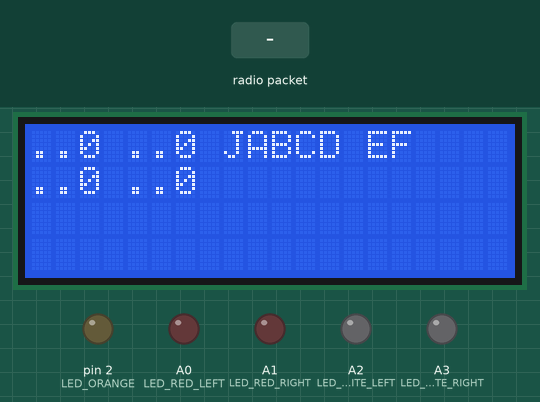
Simulated run of this sketch. Board: Arduino Uno, built with avr-gcc and run on an emulated ATmega328P. Parts: 20×4 character LCD, output pins drawn as LEDs (lit = HIGH). The inputs (shaded band) are chosen by the test bench. No radio packets arrive unless stated; what the sketch prints to the serial monitor is not drawn.

Above: at 1.2 s.
1.3 s: radio packet "1" arrives
At 1.7 s:
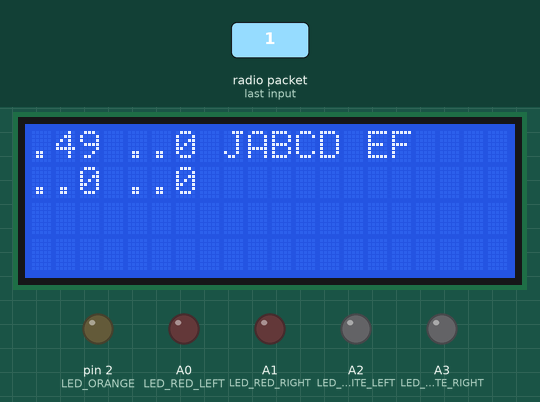
2.8 s: radio packet "0" arrives
4.4 s: radio packet "2" arrives
At 5.7 s:
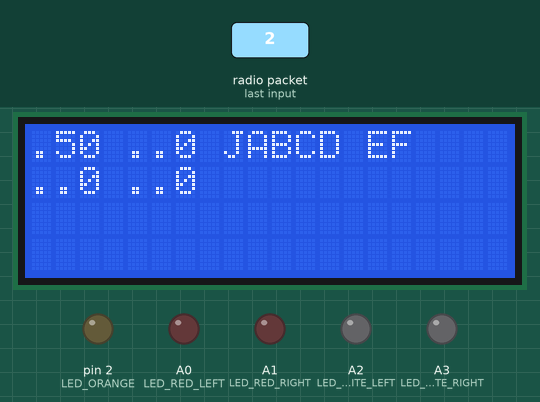
Timing chart, 0 to 7.4 s (numbered marks = the images above; inputs shaded):
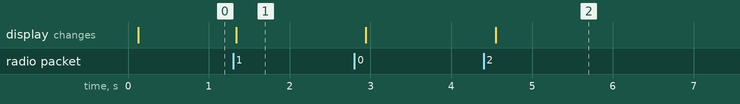

Measured:
- after the input at 1.3 s, the display: changes at once (image 1)
- after the input at 4.4 s, the display: changes after 0.15 s (image 2)

The sketch:

tank.ino
```cpp
/*
	Vitaliy Polyakov (C), polyakov.vs@mail.ru, 2024.
*/

// Подключение модуля радиоуправления nRF24L01
#include <SPI.h>
#include "nRF24L01.h"
#include "RF24.h"

// Подключение модуля LCD1602
#include <Wire.h>
#include <LiquidCrystal_I2C.h>

// Объявление пинов светодиодов
#define LED_ORANGE 2
#define LED_WHITE_LEFT A2
#define LED_WHITE_RIGHT A3
#define LED_RED_LEFT A0
#define LED_RED_RIGHT A1

// Создание и настройка радиомодуля nRF24L01 на пинах 9 и 10
RF24 radio(9, 10);
// Объявление массива принятых данных
byte recieved_data[11];
// Перечень возможных номеров труб
byte address[][6] = { "1Node", "2Node", "3Node", "4Node", "5Node", "6Node" };

// Объявление модуля lcd (LCD1602)
LiquidCrystal_I2C lcd(0x27, 20, 4);

// Настройка джойстика
// Среднее положение джойстика по осям X и Y
byte joyMidX;
byte joyMidY;
// Текущее положение джойстика по осям X и Y
byte joyCurX;
byte joyCurY;
// Разброс среднего положения джойстика mid +/- 5
byte joySpread = 5;
// состояние кнопки джойстика (0, 1)
byte joySwitch;
// Состояние кнопок A..D joystick shield (0, 1)
byte joyBtnA;
byte joyBtnB;
byte joyBtnC;
byte joyBtnD;
// Состояние кнопок E..F joystick shield (0, 1)
byte joyBtnE;
byte joyBtnF;

// Переменная mnpEnable (manipulator enable) управляет режимом работы робота:
// false - джойстик управляет двигателями, true - джойстик управляет
// манипулятором. Изменение режима происходит по нажатию на джойстик.
bool mnpEnable = false;
bool mnpLedFlag = false;

// Частота обновления дисплея LCD1602
// 250 микросекунд (10 раз в секунду)
unsigned long lcdTimer;
unsigned long lcdDelay = 100;

unsigned long joySwitchTimer;
unsigned long joySwitchDelay = 250;

unsigned long ledBlinkTimer;
unsigned long ledBlinkDelay = 250;

void setup() {
  Serial.begin(9600);

  // Настройка работы пинов светодиодов
  pinMode(LED_ORANGE, OUTPUT);
  pinMode(LED_WHITE_LEFT, OUTPUT);
  pinMode(LED_WHITE_RIGHT, OUTPUT);
  pinMode(LED_RED_LEFT, OUTPUT);
  pinMode(LED_RED_RIGHT, OUTPUT);

  // Настройка радиомодуля nRF24L01
  //Активировать модуль
  radio.begin();
  // Режим подтверждения приёма: 1 вкл, 0 выкл
  radio.setAutoAck(1);
  // Время между попыткой достучаться, число попыток
  radio.setRetries(0, 15);
  // Разрешить отсылку данных в ответ на входящий сигнал
  radio.enableAckPayload();
  // Размер пакета, в байтах
  radio.setPayloadSize(32);
  // Слушаем трубу 0
  radio.openReadingPipe(1, address[0]);
  // Выбираем канал (в котором нет шумов!)
  radio.setChannel(0x60);
  // Уровень мощности передатчика (RF24_PA_MIN, RF24_PA_LOW, RF24_PA_HIGH,
  // RF24_PA_MAX)
  radio.setPALevel(RF24_PA_MAX);
  // Скорость обмена (RF24_2MBPS, RF24_1MBPS, RF24_250KBPS) должна быть
  // одинакова на приёмнике и передатчике. При самой низкой скорости имеем
  // самую высокую чувствительность (дальность)
  radio.setDataRate(RF24_250KBPS);
  // Начать работу
  radio.powerUp();
  // Начинаем слушать эфир (мы приёмный модуль)
  radio.startListening();

  // Инициализация модуля LCD1602
  lcd.init();
  lcd.backlight();
}

void loop() {
  // Получаем данные с джойстика через радиомодуль nRF24L01
  byte pipeNo;
  while (radio.available(&pipeNo)) {  // есть входящие данные
    // чиатем входящий сигнал
    radio.read(&recieved_data, sizeof(recieved_data));
  }

  // Извлечение данных из полученного пакета
  joyMidX = recieved_data[0];
  joyMidY = recieved_data[1];
  joyCurX = recieved_data[2];
  joyCurY = recieved_data[3];
  joySwitch = recieved_data[4];
  joyBtnA = recieved_data[5];
  joyBtnB = recieved_data[6];
  joyBtnC = recieved_data[7];
  joyBtnD = recieved_data[8];
  joyBtnE = recieved_data[9];
  joyBtnF = recieved_data[10];

  // Отображение на дисплее LCD1602 полученных данных
  displayJoyData();

  // Переключение режима работы манипулятора по нажатию джойстика
  if ((joySwitch) && (millis() - joySwitchTimer > joySwitchDelay)) {
    joySwitchTimer = millis();
    mnpEnable = !mnpEnable;
  }

  if (mnpEnable) {
    // Работает манипулятор


    // Манипулятор мигаем оранжевым светодиодом
    if (millis() - ledBlinkTimer > ledBlinkDelay) {
      mnpLedFlag = !mnpLedFlag;
      digitalWrite(LED_ORANGE, mnpLedFlag);
      ledBlinkTimer = millis();
    }
  } else {
    // Работают двигатели шасси
    digitalWrite(LED_ORANGE, LOW);


  }
}

void displayJoyData() {
  // Отображение данных, полученных с джойстика через радиомодуль nRF24L01
  // на дисплее LCD1602. Формат вывода данных (две строки по 16 символов):
  // первая строка: joyMidX, joyMidY, joySwitch, наименования кнопок A..D, E..F
  // вторая строка: joyCurX, joyCurY, значения (положения кнопок), 0 или 1

  if (millis() - lcdTimer > lcdDelay) {
    // Формирование первой строки (16 символов) для вывода на LCD1602
    String str1 = "";
    if (joyMidX < 10) {
      str1 = "..";
    } else if ((joyMidX > 10) && (joyMidX < 100)) {
      str1 = ".";
    }
    str1 = str1 + joyMidX;
    str1 = str1 + " ";
    if (joyMidY < 10) {
      str1 = str1 + "..";
    } else if ((joyMidY > 10) && (joyMidY < 100)) {
      str1 = str1 + ".";
    }
    str1 = str1 + joyMidY;
    str1 = str1 + " JABCD EF";

    // Формирование второй строки (16 символов) для вывода на LCD1602
    String str2 = "";
    if (joyCurX < 10) {
      str2 = "..";
    } else if ((joyCurX > 10) && (joyCurX < 100)) {
      str2 = ".";
    }
    str2 = str2 + joyCurX;
    str2 = str2 + " ";
    if (joyCurY < 10) {
      str2 = str2 + "..";
    } else if ((joyCurY > 10) && (joyCurY < 100)) {
      str2 = str2 + ".";
    }
    str2 = str2 + joyCurY;
    str2 = str2 + " ";

    if (joySwitch > 0) {
      str2 = str2 + "*";
    } else {
      str2 = str2 + " ";
    }

    if (joyBtnA > 0) {
      str2 = str2 + "*";
    } else {
      str2 = str2 + " ";
    }

    if (joyBtnB > 0) {
      str2 = str2 + "*";
    } else {
      str2 = str2 + " ";
    }

    if (joyBtnC > 0) {
      str2 = str2 + "*";
    } else {
      str2 = str2 + " ";
    }

    if (joyBtnD > 0) {
      str2 = str2 + "*";
    } else {
      str2 = str2 + " ";
    }

    str2 = str2 + " ";

    if (joyBtnE > 0) {
      str2 = str2 + "*";
    } else {
      str2 = str2 + " ";
    }

    if (joyBtnF > 0) {
      str2 = str2 + "*";
    } else {
      str2 = str2 + " ";
    }

    Serial.println(str1);
    Serial.println(str2);

    // Вывод на LCD1602 первой строки
    lcd.setCursor(0, 0);
    lcd.print(str1);
    // Вывод на LCD1602 второй строки
    lcd.setCursor(0, 1);
    lcd.print(str2);

    lcdTimer = millis();
  }
}
```
